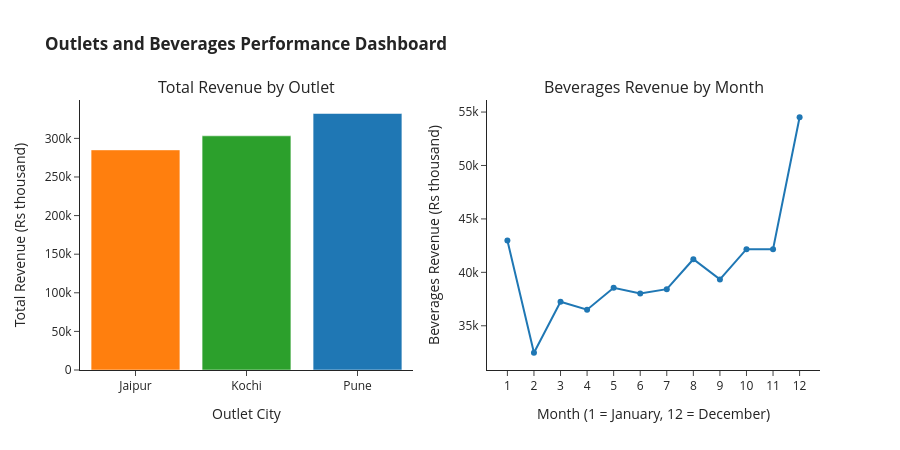

Here is the notebook cell this chart was saved with:
### Markdown cell above
---
### 📝 YOUR TURN · 7. BUILD YOUR OWN (1x2 DASHBOARD)
**Task:**
1. Construct a 1x2 side-by-side dashboard (`rows=1, cols=2`):
   * Chart 1: Total revenue by Outlet.
   * Chart 2: Monthly revenue for Beverages only.
2. Configure formatted axis titles with units and export to `reports/outlets_and_beverages.html`.

### Code cell
by_outlet = clean.groupby("Outlet", as_index=False)["Revenue"].sum()
bev_month = clean[clean["Item"] == "Beverages"].groupby("Month", as_index=False)["Revenue"].sum()

fig_o = px.bar(by_outlet, x="Outlet", y="Revenue", color="Outlet",
               color_discrete_map={"Pune": "#1f77b4", "Jaipur": "#ff7f0e", "Kochi": "#2ca02c"})
fig_m = px.line(bev_month, x="Month", y="Revenue", markers=True, color_discrete_sequence=["#1f77b4"])

two = make_subplots(
    rows=1, cols=2,
    subplot_titles=("Total Revenue by Outlet", "Beverages Revenue by Month"),
    horizontal_spacing=0.1
)

for t in fig_o.data:
    t.showlegend = False
    two.add_trace(t, row=1, col=1)
for t in fig_m.data:
    t.showlegend = False
    two.add_trace(t, row=1, col=2)

two.update_xaxes(title_text="Outlet City", row=1, col=1)
two.update_yaxes(title_text="Total Revenue (Rs thousand)", row=1, col=1)
two.update_xaxes(title_text="Month (1 = January, 12 = December)", row=1, col=2, dtick=1)
two.update_yaxes(title_text="Beverages Revenue (Rs thousand)", row=1, col=2)
two.update_layout(
    height=450,
    title_text="<b>Outlets and Beverages Performance Dashboard</b>",
    template="simple_white",
    showlegend=False
)

two.show()
two.write_html(str(reports_path / "outlets_and_beverages.html"), include_plotlyjs="cdn")
print("Your Turn 7 dashboard exported to reports/outlets_and_beverages.html")

### Figure 1 — Plotly figure (JSON) as saved in the notebook; plotly's stock layout.template omitted (floating-point values rounded to 4 significant figures)
{"data": [{"hovertemplate": "Outlet=%{x}<br>Revenue=%{y}<extra></extra>", "legendgroup": "Jaipur", "marker": {"color": "#ff7f0e", "pattern": {"shape": ""}}, "name": "Jaipur", "orientation": "v", "showlegend": false, "textposition": "auto", "type": "bar", "x": ["Jaipur"], "xaxis": "x", "y": [285100.0], "yaxis": "y"}, {"hovertemplate": "Outlet=%{x}<br>Revenue=%{y}<extra></extra>", "legendgroup": "Kochi", "marker": {"color": "#2ca02c", "pattern": {"shape": ""}}, "name": "Kochi", "orientation": "v", "showlegend": false, "textposition": "auto", "type": "bar", "x": ["Kochi"], "xaxis": "x", "y": [303300.0], "yaxis": "y"}, {"hovertemplate": "Outlet=%{x}<br>Revenue=%{y}<extra></extra>", "legendgroup": "Pune", "marker": {"color": "#1f77b4", "pattern": {"shape": ""}}, "name": "Pune", "orientation": "v", "showlegend": false, "textposition": "auto", "type": "bar", "x": ["Pune"], "xaxis": "x", "y": [332200.0], "yaxis": "y"}, {"hovertemplate": "Month=%{x}<br>Revenue=%{y}<extra></extra>", "legendgroup": "", "line": {"color": "#1f77b4", "dash": "solid"}, "marker": {"symbol": "circle"}, "mode": "lines+markers", "name": "", "orientation": "v", "showlegend": false, "type": "scatter", "x": [1, 2, 3, 4, 5, 6, 7, 8, 9, 10, 11, 12], "xaxis": "x2", "y": [42970.0, 32470.0, 37240.0, 36500.0, 38560.0, 38010.0, 38430.0, 41230.0, 39340.0, 42170.0, 42160.0, 54510.0], "yaxis": "y2"}], "layout": {"annotations": [{"font": {"size": 16}, "showarrow": false, "text": "Total Revenue by Outlet", "x": 0.225, "xanchor": "center", "xref": "paper", "y": 1.0, "yanchor": "bottom", "yref": "paper"}, {"font": {"size": 16}, "showarrow": false, "text": "Beverages Revenue by Month", "x": 0.775, "xanchor": "center", "xref": "paper", "y": 1.0, "yanchor": "bottom", "yref": "paper"}], "height": 450, "showlegend": false, "title": {"text": "<b>Outlets and Beverages Performance Dashboard</b>"}, "xaxis": {"anchor": "y", "domain": [0.0, 0.45], "title": {"text": "Outlet City"}}, "xaxis2": {"anchor": "y2", "domain": [0.55, 1.0], "dtick": 1, "title": {"text": "Month (1 = January, 12 = December)"}}, "yaxis": {"anchor": "x", "domain": [0.0, 1.0], "title": {"text": "Total Revenue (Rs thousand)"}}, "yaxis2": {"anchor": "x2", "domain": [0.0, 1.0], "title": {"text": "Beverages Revenue (Rs thousand)"}}}}
